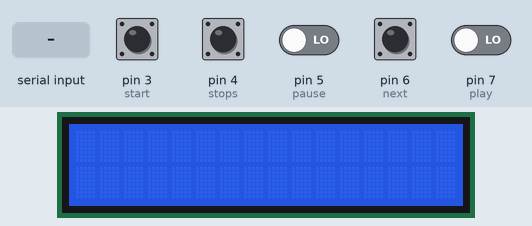
This sketch was run on a simulated Arduino Uno, built with avr-gcc and run on an emulated ATmega328P. Parts: 16×2 character LCD. Inputs (shaded band) come from the test bench; at power-on: pin 3 (start), pin 4 (stops), pin 5 (pause), pin 6 (next), pin 7 (play) LOW.

Above: at 1.2 s.
1.3 s: "1" received over Serial
At 2.8 s:
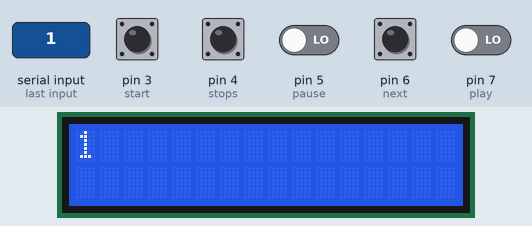
3.8 s: "0" received over Serial
At 5.9 s:
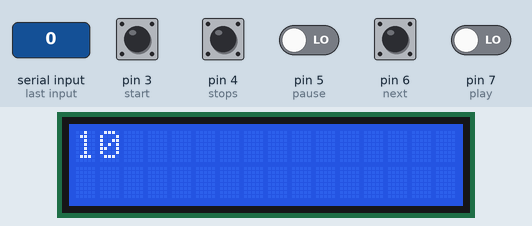
Timing chart, 0 to 7.4 s (numbered marks = the images above; inputs shaded):
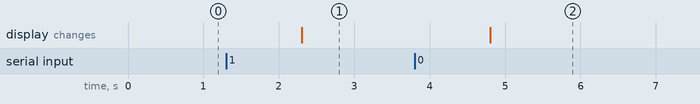

Measured:
- after the input at 1.3 s, the display: changes after 1.0 s (image 1)
- after the input at 3.8 s, the display: changes after 1.0 s (image 2)

The sketch:

serial_communication.ino
```cpp
#include <LiquidCrystal.h>

const int rs = 12, en = 11, d4 = 10, d5 = 9, d6 = 8, d7 = 2;
LiquidCrystal lcd(rs, en, d4, d5, d6, d7);

const int start = 3;
const int stops = 4;
const int pause = 5;
const int next = 6;
const int play = 7;

String input;

int startState = 0;
int stopState = 0;
int pauseState = 0;
int nextState = 0;
int playState = 0;

void setup() {
  Serial.begin(9600);
  lcd.begin(16, 2);
  pinMode(start, INPUT);
  pinMode(stops, INPUT);
  pinMode(pause, INPUT);
  pinMode(next, INPUT);
  pinMode(play, INPUT);
}

void loop() {
    if (Serial.available() > 0){
    input = Serial.readString();
    lcd.print(input);
  }

  startState = digitalRead(start);
  stopState = digitalRead(stops);
  pauseState = digitalRead(pause);
  nextState = digitalRead(next);
  playState = digitalRead(play);
  if (startState == HIGH){
    Serial.print("START");
    delay(2000);
  }if(stopState == HIGH){
    Serial.print("STOP");
    delay(2000);
  }if(pauseState == HIGH){
    Serial.print("PAUSE");
    delay(2000);
  }if(nextState == HIGH){
    Serial.print("NEXT");
    delay(2000);
  }if(playState == HIGH){
    Serial.print("PLAY");
    delay(2000);
  }

}
```
